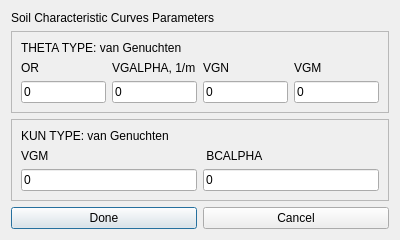
<?xml version="1.0" encoding="UTF-8"?>
<ui version="4.0">
 <class>Dialog</class>
 <widget class="QDialog" name="Dialog">
  <property name="geometry">
   <rect>
    <x>0</x>
    <y>0</y>
    <width>400</width>
    <height>234</height>
   </rect>
  </property>
  <property name="windowTitle">
   <string>Dialog</string>
  </property>
  <layout class="QGridLayout" name="gridLayout_3">
   <item row="0" column="0">
    <widget class="QLabel" name="label">
     <property name="text">
      <string>Soil Characteristic Curves Parameters</string>
     </property>
    </widget>
   </item>
   <item row="1" column="0">
    <widget class="QFrame" name="frame">
     <property name="frameShape">
      <enum>QFrame::StyledPanel</enum>
     </property>
     <property name="frameShadow">
      <enum>QFrame::Raised</enum>
     </property>
     <layout class="QGridLayout" name="gridLayout">
      <item row="0" column="0" colspan="3">
       <widget class="QLabel" name="label_2">
        <property name="text">
         <string>THETA TYPE: van Genuchten</string>
        </property>
       </widget>
      </item>
      <item row="1" column="0">
       <layout class="QVBoxLayout" name="verticalLayout">
        <item>
         <widget class="QLabel" name="label_3">
          <property name="text">
           <string>OR</string>
          </property>
         </widget>
        </item>
        <item>
         <widget class="QLineEdit" name="lineEdit">
          <property name="text">
           <string>0</string>
          </property>
         </widget>
        </item>
       </layout>
      </item>
      <item row="1" column="1">
       <layout class="QVBoxLayout" name="verticalLayout_2">
        <item>
         <widget class="QLabel" name="label_4">
          <property name="text">
           <string>VGALPHA, 1/m</string>
          </property>
         </widget>
        </item>
        <item>
         <widget class="QLineEdit" name="lineEdit_2">
          <property name="text">
           <string>0</string>
          </property>
         </widget>
        </item>
       </layout>
      </item>
      <item row="1" column="2">
       <layout class="QVBoxLayout" name="verticalLayout_3">
        <item>
         <widget class="QLabel" name="label_5">
          <property name="text">
           <string>VGN</string>
          </property>
         </widget>
        </item>
        <item>
         <widget class="QLineEdit" name="lineEdit_3">
          <property name="text">
           <string>0</string>
          </property>
         </widget>
        </item>
       </layout>
      </item>
      <item row="1" column="3">
       <layout class="QVBoxLayout" name="verticalLayout_4">
        <item>
         <widget class="QLabel" name="label_6">
          <property name="text">
           <string>VGM</string>
          </property>
         </widget>
        </item>
        <item>
         <widget class="QLineEdit" name="lineEdit_4">
          <property name="text">
           <string>0</string>
          </property>
         </widget>
        </item>
       </layout>
      </item>
     </layout>
    </widget>
   </item>
   <item row="2" column="0">
    <widget class="QFrame" name="frame_2">
     <property name="frameShape">
      <enum>QFrame::StyledPanel</enum>
     </property>
     <property name="frameShadow">
      <enum>QFrame::Raised</enum>
     </property>
     <layout class="QGridLayout" name="gridLayout_2">
      <item row="0" column="0">
       <widget class="QLabel" name="label_7">
        <property name="text">
         <string>KUN TYPE: van Genuchten</string>
        </property>
       </widget>
      </item>
      <item row="1" column="0">
       <layout class="QVBoxLayout" name="verticalLayout_5">
        <item>
         <widget class="QLabel" name="label_8">
          <property name="text">
           <string>VGM</string>
          </property>
         </widget>
        </item>
        <item>
         <widget class="QLineEdit" name="lineEdit_5">
          <property name="text">
           <string>0</string>
          </property>
         </widget>
        </item>
       </layout>
      </item>
      <item row="1" column="1">
       <layout class="QVBoxLayout" name="verticalLayout_6">
        <item>
         <widget class="QLabel" name="label_9">
          <property name="text">
           <string> BCALPHA</string>
          </property>
         </widget>
        </item>
        <item>
         <widget class="QLineEdit" name="lineEdit_6">
          <property name="text">
           <string>0</string>
          </property>
         </widget>
        </item>
       </layout>
      </item>
     </layout>
    </widget>
   </item>
   <item row="3" column="0">
    <layout class="QHBoxLayout" name="horizontalLayout">
     <item>
      <widget class="QPushButton" name="pushButton">
       <property name="text">
        <string>Done</string>
       </property>
      </widget>
     </item>
     <item>
      <widget class="QPushButton" name="pushButton_2">
       <property name="text">
        <string>Cancel</string>
       </property>
      </widget>
     </item>
    </layout>
   </item>
  </layout>
 </widget>
 <resources/>
 <connections/>
</ui>
